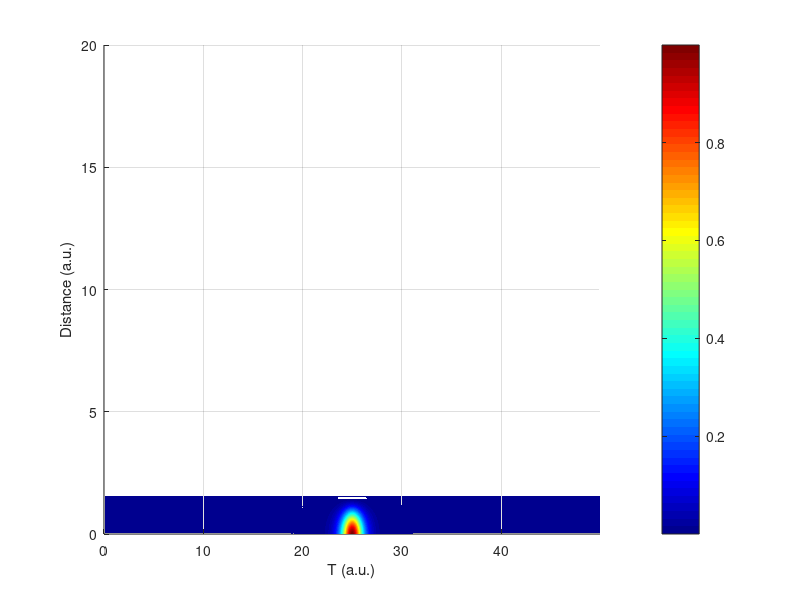
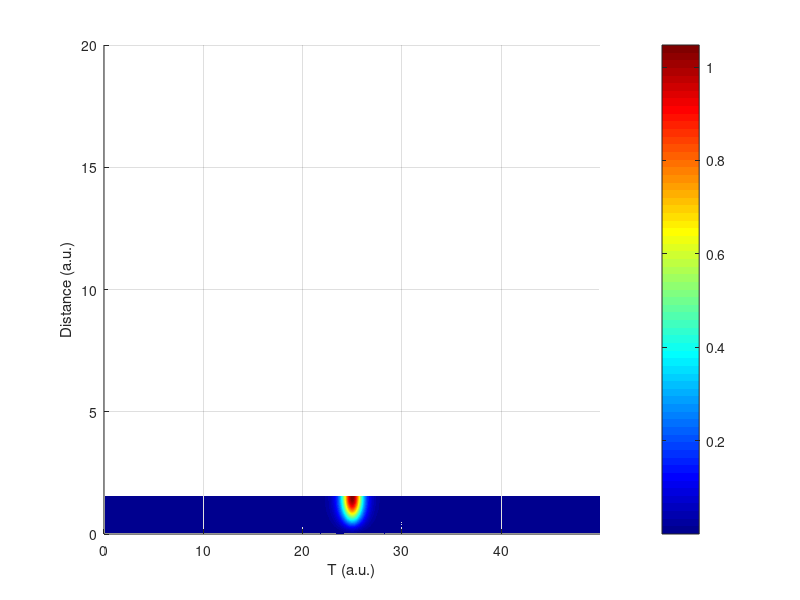

The MATLAB source for these figures, in order:
L = 50;
N = 2^10;
T = (L/N)*(0:N-1);
w = 2*pi/L*[(0:N/2-1) (-N/2:-1)];

Z = 20;
steps = 1000;
dZ = Z/steps;
nl = 1;
alpha = 0;


u = sech(T-L/2);
v = 1i*u*dZ/2;

D = -0.5*(1i*w.^2 + alpha)*0.5*dZ;

u_out = zeros(steps, N);
v_out = zeros(steps, N);

for ind = 1:steps
    lin_step_1 = ifft(fft(u).*exp(D));
    nonlinear_step = lin_step_1.*exp(1i.*nl*(abs(lin_step_1).^2 + abs(v).^2 + v./u)*dZ);
    lin_step_2 = ifft(fft(nonlinear_step).*exp(D)); 
    u = lin_step_2;
    
    lin_step_1 = ifft(fft(v).*exp(D));
    nonlinear_step = lin_step_1.*exp(1i.*nl*(abs(lin_step_1).^2 + abs(u).^2 + u./v)*dZ);
    lin_step_2 = ifft(fft(nonlinear_step).*exp(D)); 
    v = lin_step_2;
  
    
    u_out(ind, :) = u;
    v_out(ind, :) = v;
end

z = linspace(0,Z,steps);
figure(1)
surf(T,z,abs(u_out).^2)
shading interp
view(2)
colormap('jet')
colorbar
xlabel('T (a.u.)')
ylabel('Distance (a.u.)')
xlim([min(T) max(T)])

figure(2)
surf(T,z,abs(v_out).^2)
shading interp
view(2)
colormap('jet')
colorbar
xlabel('T (a.u.)')
ylabel('Distance (a.u.)')
xlim([min(T) max(T)])

 
